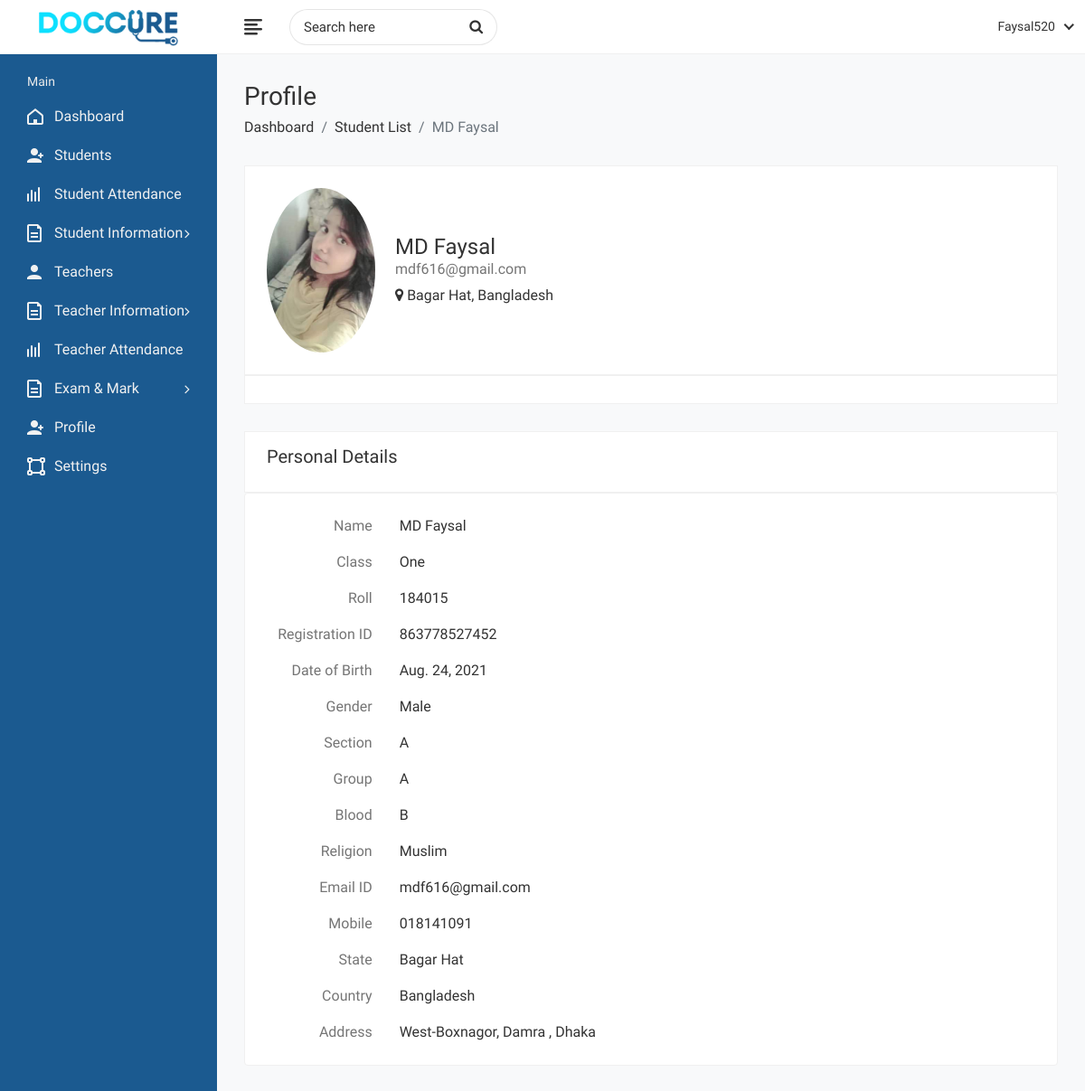
The page /profile/13 (signed in) on the database its author committed.
### student/models.py (models this page shows, shortened)
class Student(models.Model):
    name = models.CharField(max_length=200)
    roll = models.IntegerField(null=True, blank=True)
    register_no = models.CharField(max_length=100)
    date_of_birth = models.DateField(default=now)
    gender = models.ForeignKey(Gender, on_delete=models.CASCADE)
    studentclass = models.ForeignKey(Class, on_delete=models.CASCADE)
    section = models.ForeignKey(Section, on_delete=models.CASCADE)
    group = models.ForeignKey(Group, on_delete=models.CASCADE)
    blood = models.ForeignKey(Blood, on_delete=models.CASCADE)
    Religion = models.CharField(blank=True, max_length=50)
    email = models.EmailField(blank=True)
    phone = models.CharField(max_length=15, blank=True)
    student_image = models.ImageField(upload_to='student/', null=True, blank=True)
    address = models.CharField(max_length=100, blank=True)
    state = models.CharField(max_length=100, blank=True)
    country = models.CharField(max_length=100, blank=True)

class Class(models.Model):
    studentclass = models.CharField(max_length=200)
    def __str__(self):
        return self.studentclass

class Gender(models.Model):
    gender = models.CharField(max_length=200)
    def __str__(self):
        return self.gender

class Section(models.Model):
    section = models.CharField(max_length=200)
    def __str__(self):
        return self.section

class Group(models.Model):
    group = models.CharField(max_length=200)
    def __str__(self):
        return self.group

class Blood(models.Model):
    blood = models.CharField(max_length=200)
    def __str__(self):
        return self.blood

### student/views.py (the view)
# urls.py: path('profile/<int:pk>', views.studentProfile, name='student_profile'),
@login_required
def studentProfile(request, pk):
    student = Student.objects.filter(id=pk)
    context = {'student': student}
    return render(request, 'student/student_profile.html', context)

### student/templates/student/student_profile.html (shortened to what this page needs)
{% extends 'base.html' %}
{% load static %}
{% block content %}
 <div class="content container-fluid">
					<div class="page-header">
						<div class="row">
							<div class="col">
								<h3 class="page-title">Profile</h3>
								<ul class="breadcrumb">
									<li class="breadcrumb-item"><a href="/">Dashboard</a></li>
									<li class="breadcrumb-item"><a href="{% url 'students' %}">Student List</a></li>
									<li class="breadcrumb-item active">{{student.0.name}}</li>
								</ul>
							</div>
						</div>
					</div>
					<div class="row">
						<div class="col-md-12">
							<div class="profile-header">
								<div class="row align-items-center">
									<div class="col-auto profile-image">
										<a href="#">
											<img class="rounded-circle" alt="User Image" src="{{ student.0.student_image.url }}">
										</a>
									</div>
									<div class="col ml-md-n2 profile-user-info">
										<h4 class="user-name mb-0">{{student.0.name}}</h4>
										<h6 class="text-muted">{{student.0.email}}</h6>
										<div class="user-Location"><i class="fa fa-map-marker"></i> {{student.0.state}}, {{student.0.country}}</div>
									</div>
								</div>
							</div>
							<div class="profile-menu">
							</div>
							<div class="tab-content profile-tab-cont">
								<div class="tab-pane fade show active" id="per_details_tab">
									<div class="profile-menu">
													<h5 class="card-title d-flex justify-content-between">
														<span>Personal Details</span>
													</h5>
													</div>
									<div class="row">
										<div class="col-lg-12">
											<div class="card">
												<div class="card-body">
													<div class="row">
														<p class="col-sm-2 text-muted text-sm-right mb-0 mb-sm-3">Name</p>
														<p class="col-sm-10">{{student.0.name}}</p>
													</div>
													<div class="row">
														<p class="col-sm-2 text-muted text-sm-right mb-0 mb-sm-3">Class</p>
														<p class="col-sm-10">{{student.0.studentclass}}</p>
													</div>
													<div class="row">
														<p class="col-sm-2 text-muted text-sm-right mb-0 mb-sm-3">Roll</p>
														<p class="col-sm-10">{{student.0.roll}}</p>
													</div>
													<div class="row">
														<p class="col-sm-2 text-muted text-sm-right mb-0 mb-sm-3">Registration ID</p>
														<p class="col-sm-10">{{student.0.register_no}}</p>
													</div>
													<div class="row">
														<p class="col-sm-2 text-muted text-sm-right mb-0 mb-sm-3">Date of Birth</p>
														<p class="col-sm-10">{{student.0.date_of_birth}}</p>
													</div>
													<div class="row">
														<p class="col-sm-2 text-muted text-sm-right mb-0 mb-sm-3">Gender</p>
														<p class="col-sm-10">{{student.0.gender}}</p>
													</div>
													<div class="row">
														<p class="col-sm-2 text-muted text-sm-right mb-0 mb-sm-3">Section</p>
														<p class="col-sm-10">{{student.0.section}}</p>
													</div>
													<div class="row">
														<p class="col-sm-2 text-muted text-sm-right mb-0 mb-sm-3">Group</p>
														<p class="col-sm-10">{{student.0.group}}</p>
													</div>
													<div class="row">
														<p class="col-sm-2 text-muted text-sm-right mb-0 mb-sm-3">Blood</p>
														<p class="col-sm-10">{{student.0.blood}}</p>
													</div>
													<div class="row">
														<p class="col-sm-2 text-muted text-sm-right mb-0 mb-sm-3">Religion</p>
														<p class="col-sm-10">{{student.0.Religion}}</p>
													</div>
													<div class="row">
														<p class="col-sm-2 text-muted text-sm-right mb-0 mb-sm-3">Email ID</p>
														<p class="col-sm-10">{{student.0.email}}</p>
													</div>
													<div class="row">
														<p class="col-sm-2 text-muted text-sm-right mb-0 mb-sm-3">Mobile</p>
														<p class="col-sm-10">{{student.0.phone}}</p>
													</div>
													<div class="row">
														<p class="col-sm-2 text-muted text-sm-right mb-0 mb-sm-3">State</p>
														<p class="col-sm-10">{{student.0.state}}</p>
													</div>
													<div class="row">
														<p class="col-sm-2 text-muted text-sm-right mb-0 mb-sm-3">Country</p>
														<p class="col-sm-10">{{student.0.country}}</p>
													</div>
													<div class="row">
														<p class="col-sm-2 text-muted text-sm-right mb-0">Address</p>
														<p class="col-sm-10 mb-0">{{student.0.address}}
													</div>
												</div>
											</div>
										</div>
									</div>
								</div>
							</div>
						</div>
					</div>
				</div>
{% endblock %}

### templates/base.html (shortened to what this page needs)
<!DOCTYPE html>
{% load static %}
<html lang="en">
<head>
        <link rel="stylesheet" href="{% static 'css/bootstrap.min.css' %}">
        <link rel="stylesheet" href="{% static 'css/font-awesome.min.css' %}">
        <link rel="stylesheet" href="{% static 'css/feathericon.min.css' %}">
		<link rel="stylesheet" href="{% static 'plugins/morris/morris.css' %}">
        <link rel="stylesheet" href="{% static 'css/style.css' %}">
    </head>
    <body>
        <div class="main-wrapper">
            <div class="header">
                <div class="header-left">
                    <a href="index.html" class="logo">
						<img src="/media/logo.png" alt="Logo">
					</a>
                </div>
				<a href="javascript:void(0);" id="toggle_btn">
					<i class="fe fe-text-align-left"></i>
				</a>
				<div class="top-nav-search">
					<form>
						<input type="text" class="form-control" placeholder="Search here">
						<button class="btn" type="submit"><i class="fa fa-search"></i></button>
					</form>
				</div>
				<ul class="nav user-menu">
					<li class="nav-item dropdown has-arrow">
						<a href="#" class="dropdown-toggle nav-link" data-toggle="dropdown">
							<span class="user-img">{{user.username}}</span>
						</a>
					</li>
				</ul>
            </div>
            <div class="sidebar" id="sidebar">
                <div class="sidebar-inner slimscroll">
					<div id="sidebar-menu" class="sidebar-menu">
						<ul>
							<li class="menu-title">
								<span>Main</span>
							</li>
							<li>
								<a href="/"><i class="fe fe-home"></i> <span>Dashboard</span></a>
							</li>
							<li>
								<a href="{% url 'students' %}"><i class="fe fe-user-plus"></i> <span>Students</span></a>
							</li>
							<li>
								<a href="#"><i class="fe fe-activity"></i> <span>Student Attendance </span> </a>
							</li>
							<li class="submenu">
								<a href="#"><i class="fe fe-document"></i> <span>Student Information</span> <span class="menu-arrow"></span></a>
							</li>
							<li>
								<a href="{% url 'teachers' %}"><i class="fe fe-user"></i> <span>Teachers</span></a>
							</li>
							<li class="submenu">
								<a href="#"><i class="fe fe-document"></i> <span>Teacher Information</span> <span class="menu-arrow"></span></a>
							</li>
							<li>
								<a href="#"><i class="fe fe-activity"></i> <span>Teacher Attendance </span> </a>
							</li>
							<li class="submenu">
								<a href="#"><i class="fe fe-document"></i> <span>Exam & Mark</span> <span class="menu-arrow"></span></a>
							</li>
							<li>
								<a href="profile.html"><i class="fe fe-user-plus"></i> <span>Profile</span></a>
							</li>
							<li>
								<a href="settings.html"><i class="fe fe-vector"></i> <span>Settings</span></a>
							</li>
						</ul>
					</div>
                </div>
            </div>
            <div class="page-wrapper">
                {% block content %}
                {% endblock %}
			</div>
        </div>
    </body>
</html>

### rows shown on the page
Student: name "MD Faysal", student_image (picture), email "mdf616@gmail.com", state "Bagar Hat", country "Bangladesh", studentclass.studentclass "One", roll "184015", register_no "863778527452", date_of_birth "Aug. 24, 2021", gender.gender "Male", section.section "A", group.group "A", blood.blood "B", Religion "Muslim", phone "018141091", address "West-Boxnagor, Damra , Dhaka"

### other values the page prints
{{ user.username }} "Faysal520"
